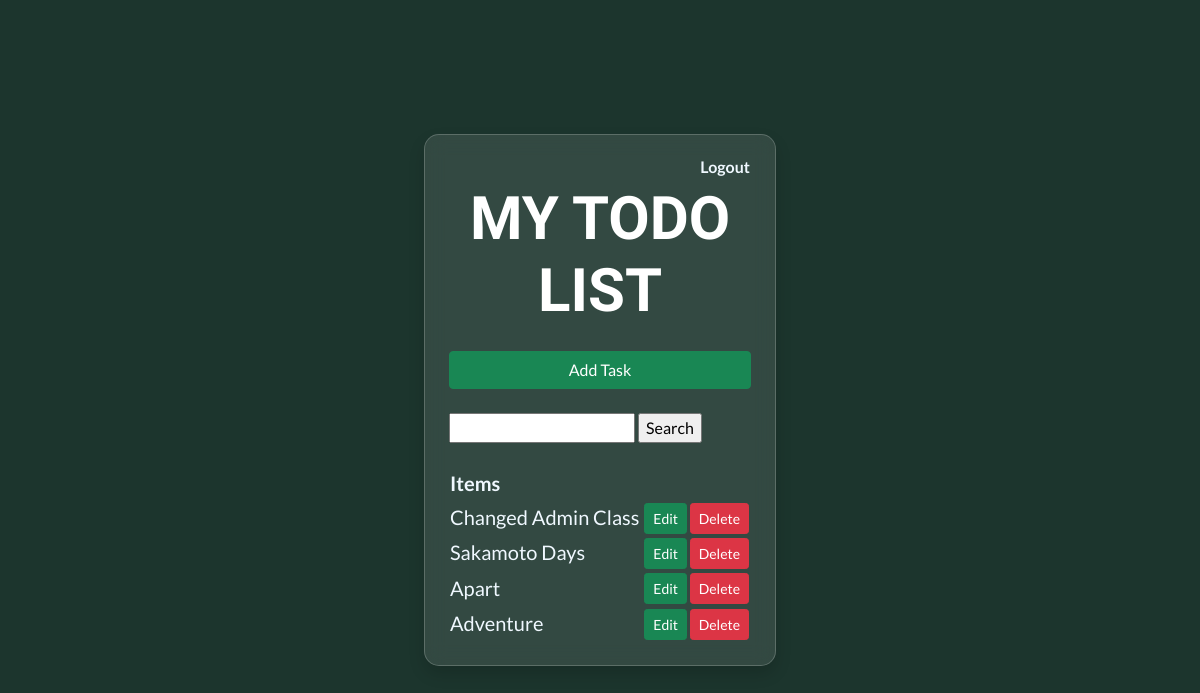
Page / (signed in) on the earlier database version.
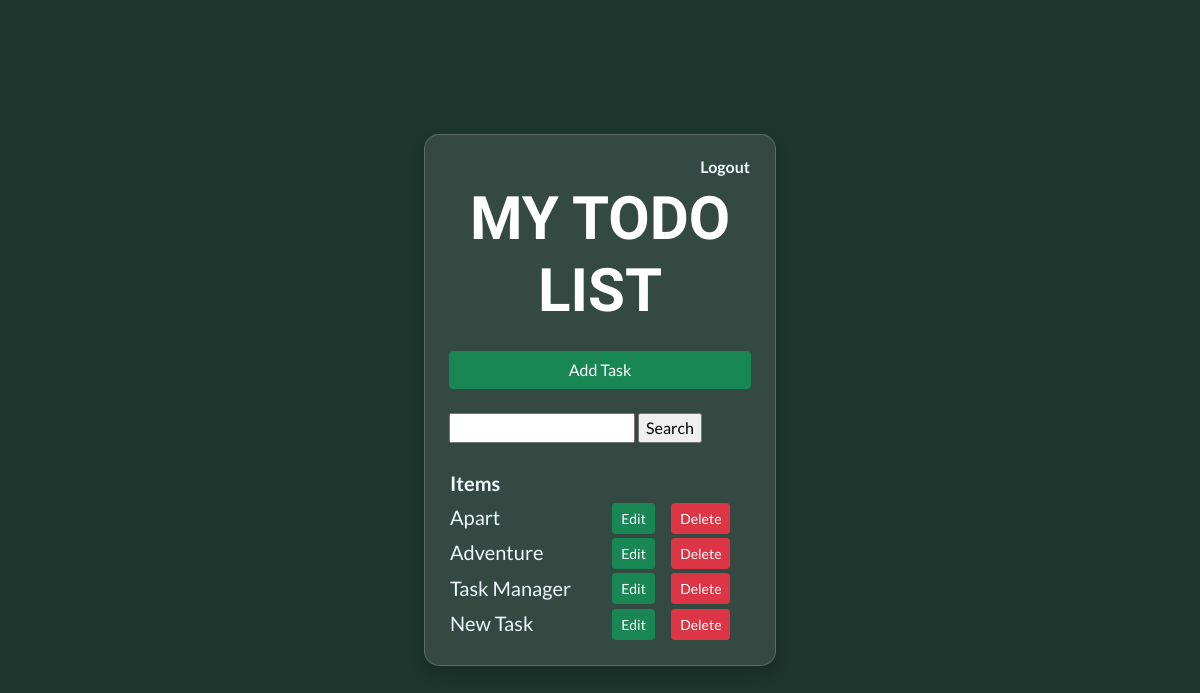
Same page on the later database version.
### tasks/models.py (models this page shows, shortened)
class Task(models.Model):
    user = models.ForeignKey(User, on_delete=models.CASCADE, null=True, blank=True)
    title= models.CharField(max_length=200)
    description = models.TextField(null=True, blank=True)
    created_at = models.DateTimeField(auto_now_add=True)
    is_completed = models.BooleanField(default=False)
    class Meta:
        ordering = ['is_completed']

### tasks/views.py (the view)
# urls.py: path('',TaskList.as_view(), name='tasks'),
class TaskList(LoginRequiredMixin, ListView):
    model = Task
    context_object_name ='tasks'
    def get_context_data(self, **kwargs):
        context = super().get_context_data(**kwargs)
        context['tasks'] = context['tasks'].filter(user = self.request.user)
        context['count'] = context['tasks'].filter(is_completed = False).count()
        search_input = self.request.GET.get('search-area') or ''
        if search_input:
            context['tasks'] = context['tasks'].filter(title__startswith= search_input)
        context['search_input'] = search_input
        return context

### tasks/templates/tasks/task_list.html (shortened to what this page needs)
{% extends "base.html" %}
{% load static %}
{% block content %}
    <div class="d-flex justify-content-center align-items-center vh-100">
    {% if request.user.is_authenticated %}
        <div class="card glass-card p-4 shadow position-relative" style="width: 22rem;">
            <div class="d-flex align-items-center mb-4 gap-5">
                <form action="{% url "logout" %}" method="POST">
                        <button type="submit" class="btn logout-btn position-absolute" style="top:15px; right:15px;">Logout</button>
                </form>
            </div>
    {% else %}
        <a href="{% url "login" %}">Login</a>
    {% endif %}
    <h1 class="mb-4 text-center fw-bold text-uppercase">My ToDo List</h1>
    <a class="btn btn-success mb-4" href="{% url "task-create" %}">Add Task</a>
    <form class="mb-4" action="" method="GET">
        <input type="text" name="search-area" value={{search_input}}>
        <input type="submit" value="Search">
    </form>
    <table>
        <tr>
            <th>Items</th>
        </tr>
        {% for task in tasks %}
            <tr>
                <td class="tasks">{{task.title}}</td>
                <td><a class="btn btn-success btn-sm" href="{% url "task-update" task.id %}">Edit</a></td>
                <td><a class="btn btn-danger btn-sm"href="{% url "task-delete" task.id %}">Delete</a></td>
            </tr>
        {% empty %}
            <h3>No items in list</h3>
        {% endfor %}
    </table>
    </div>
        </div>
{% endblock %}

### templates/base.html (shortened to what this page needs)
{% load static %}
<!DOCTYPE html>
<html lang="en">
<head>
    <link href="https://cdn.jsdelivr.net/npm/bootstrap@5.0.2/dist/css/bootstrap.min.css" rel="stylesheet">
    <link rel="stylesheet" href="{% static "base.css" %}">
</head>
<body>
    {% block content %}{% endblock %}
</body>
</html>

### static/base.css (style rules this page uses)
body { background-color: #1c352d; font-family: lato; }
.glass-card { background: rgba(255, 255, 255, 0.1); border-radius: 15px; backdrop-filter: blur(10px); border: 1px solid rgba(255, 255, 255, 0.2); box-shadow: 0 8px 32px 0 rgba(31, 38, 135, 0.2); }
h1 { font-family: Offside; font-size: 60px; font-style: bold; color: rgb(255, 255, 255); }
form { color:aliceblue; }
table th { font-size: 20px; color:aliceblue; }
table tr { font-size: 20px; color:aliceblue; text-transform: capitalize; }
.logout-btn { background-color:transparent; border:none; color: aliceblue; font-weight: 600; padding: 5px 10px; }

Differences in the rows shown:
removed Task: title "Changed Admin Class"
removed Task: title "Sakamoto Days"
added Task: title "Task Manager"
added Task: title "New Task"
